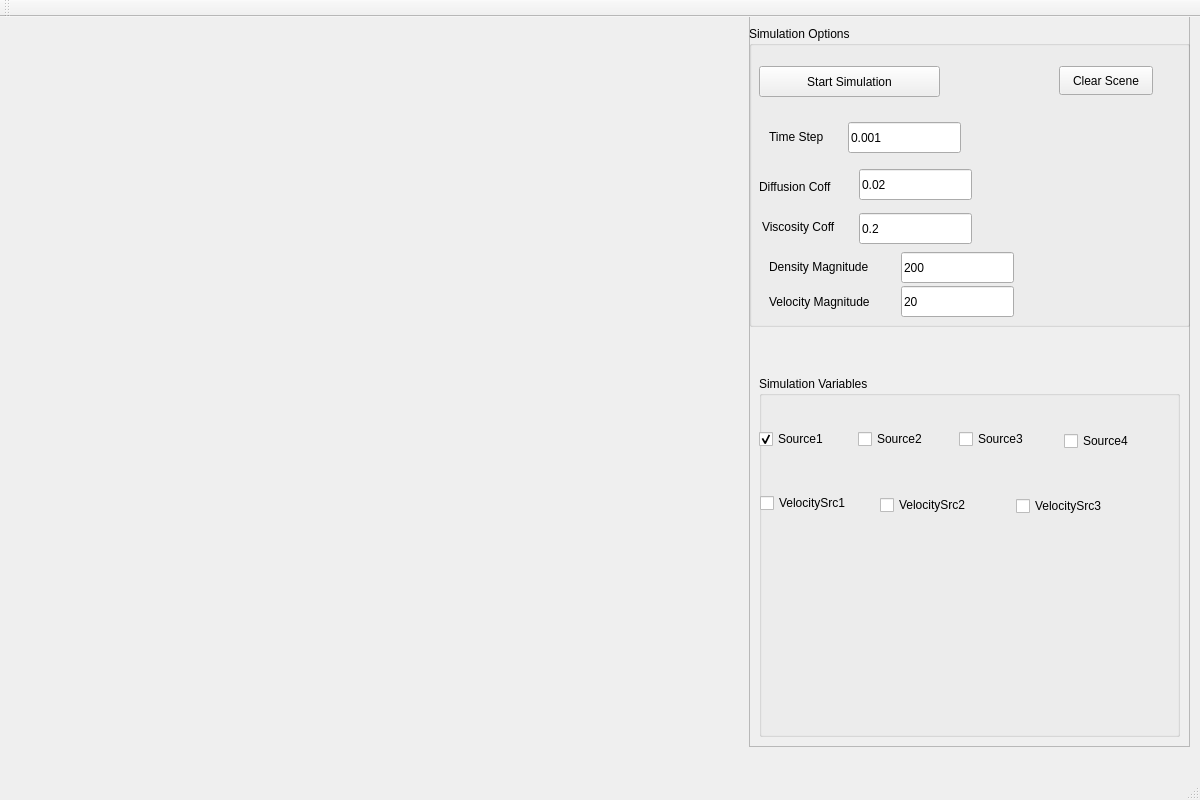
<?xml version="1.0" encoding="UTF-8"?>
<ui version="4.0">
 <class>MainWindow</class>
 <widget class="QMainWindow" name="MainWindow">
  <property name="geometry">
   <rect>
    <x>0</x>
    <y>0</y>
    <width>1200</width>
    <height>800</height>
   </rect>
  </property>
  <property name="windowTitle">
   <string>Fluid3d</string>
  </property>
  <widget class="QWidget" name="centralWidget">
   <widget class="GLPanel" name="GLWidget" native="true">
    <property name="geometry">
     <rect>
      <x>10</x>
      <y>0</y>
      <width>731</width>
      <height>731</height>
     </rect>
    </property>
    <property name="sizePolicy">
     <sizepolicy hsizetype="Fixed" vsizetype="Fixed">
      <horstretch>0</horstretch>
      <verstretch>0</verstretch>
     </sizepolicy>
    </property>
    <property name="focusPolicy">
     <enum>Qt::StrongFocus</enum>
    </property>
   </widget>
   <widget class="QFrame" name="parameterFrame">
    <property name="geometry">
     <rect>
      <x>749</x>
      <y>-1</y>
      <width>441</width>
      <height>731</height>
     </rect>
    </property>
    <property name="frameShape">
     <enum>QFrame::StyledPanel</enum>
    </property>
    <property name="frameShadow">
     <enum>QFrame::Raised</enum>
    </property>
    <widget class="QGroupBox" name="SimulationOptions">
     <property name="geometry">
      <rect>
       <x>0</x>
       <y>10</y>
       <width>441</width>
       <height>301</height>
      </rect>
     </property>
     <property name="title">
      <string>Simulation Options</string>
     </property>
     <widget class="QPushButton" name="Simulate">
      <property name="geometry">
       <rect>
        <x>10</x>
        <y>40</y>
        <width>181</width>
        <height>31</height>
       </rect>
      </property>
      <property name="text">
       <string>Start Simulation</string>
      </property>
     </widget>
     <widget class="QLabel" name="timeStep">
      <property name="geometry">
       <rect>
        <x>20</x>
        <y>100</y>
        <width>66</width>
        <height>21</height>
       </rect>
      </property>
      <property name="text">
       <string>Time Step</string>
      </property>
     </widget>
     <widget class="QLineEdit" name="timeStepEdit">
      <property name="geometry">
       <rect>
        <x>99</x>
        <y>96</y>
        <width>113</width>
        <height>31</height>
       </rect>
      </property>
      <property name="text">
       <string>0.001</string>
      </property>
     </widget>
     <widget class="QPushButton" name="clearScene">
      <property name="geometry">
       <rect>
        <x>310</x>
        <y>40</y>
        <width>94</width>
        <height>29</height>
       </rect>
      </property>
      <property name="text">
       <string>Clear Scene</string>
      </property>
     </widget>
     <widget class="QLabel" name="label">
      <property name="geometry">
       <rect>
        <x>10</x>
        <y>150</y>
        <width>101</width>
        <height>21</height>
       </rect>
      </property>
      <property name="text">
       <string>Diffusion Coff</string>
      </property>
     </widget>
     <widget class="QLineEdit" name="diffusionK">
      <property name="geometry">
       <rect>
        <x>110</x>
        <y>143</y>
        <width>113</width>
        <height>31</height>
       </rect>
      </property>
      <property name="text">
       <string>0.02</string>
      </property>
     </widget>
     <widget class="QLineEdit" name="viscosityK">
      <property name="geometry">
       <rect>
        <x>110</x>
        <y>187</y>
        <width>113</width>
        <height>31</height>
       </rect>
      </property>
      <property name="text">
       <string>0.2</string>
      </property>
     </widget>
     <widget class="QLabel" name="label_2">
      <property name="geometry">
       <rect>
        <x>13</x>
        <y>190</y>
        <width>91</width>
        <height>21</height>
       </rect>
      </property>
      <property name="text">
       <string>Viscosity Coff</string>
      </property>
     </widget>
     <widget class="QLabel" name="De">
      <property name="geometry">
       <rect>
        <x>20</x>
        <y>230</y>
        <width>131</width>
        <height>21</height>
       </rect>
      </property>
      <property name="text">
       <string>Density Magnitude</string>
      </property>
     </widget>
     <widget class="QLabel" name="label_4">
      <property name="geometry">
       <rect>
        <x>20</x>
        <y>265</y>
        <width>131</width>
        <height>21</height>
       </rect>
      </property>
      <property name="text">
       <string>Velocity Magnitude</string>
      </property>
     </widget>
     <widget class="QLineEdit" name="densityMag">
      <property name="geometry">
       <rect>
        <x>152</x>
        <y>226</y>
        <width>113</width>
        <height>31</height>
       </rect>
      </property>
      <property name="text">
       <string>200</string>
      </property>
     </widget>
     <widget class="QLineEdit" name="velocityMag">
      <property name="geometry">
       <rect>
        <x>152</x>
        <y>260</y>
        <width>113</width>
        <height>31</height>
       </rect>
      </property>
      <property name="text">
       <string>20</string>
      </property>
     </widget>
    </widget>
    <widget class="QGroupBox" name="SimulationVar">
     <property name="geometry">
      <rect>
       <x>10</x>
       <y>360</y>
       <width>421</width>
       <height>361</height>
      </rect>
     </property>
     <property name="title">
      <string>Simulation Variables</string>
     </property>
     <property name="checkable">
      <bool>false</bool>
     </property>
     <widget class="QCheckBox" name="source1">
      <property name="geometry">
       <rect>
        <x>0</x>
        <y>50</y>
        <width>95</width>
        <height>26</height>
       </rect>
      </property>
      <property name="acceptDrops">
       <bool>false</bool>
      </property>
      <property name="text">
       <string>Source1</string>
      </property>
      <property name="checked">
       <bool>true</bool>
      </property>
     </widget>
     <widget class="QCheckBox" name="source2">
      <property name="geometry">
       <rect>
        <x>99</x>
        <y>50</y>
        <width>95</width>
        <height>26</height>
       </rect>
      </property>
      <property name="text">
       <string>Source2</string>
      </property>
     </widget>
     <widget class="QCheckBox" name="source3">
      <property name="geometry">
       <rect>
        <x>200</x>
        <y>50</y>
        <width>95</width>
        <height>26</height>
       </rect>
      </property>
      <property name="text">
       <string>Source3</string>
      </property>
     </widget>
     <widget class="QCheckBox" name="source4">
      <property name="geometry">
       <rect>
        <x>305</x>
        <y>52</y>
        <width>95</width>
        <height>26</height>
       </rect>
      </property>
      <property name="text">
       <string>Source4</string>
      </property>
     </widget>
     <widget class="QCheckBox" name="velSrc1">
      <property name="geometry">
       <rect>
        <x>1</x>
        <y>114</y>
        <width>111</width>
        <height>26</height>
       </rect>
      </property>
      <property name="text">
       <string>VelocitySrc1</string>
      </property>
      <property name="checked">
       <bool>false</bool>
      </property>
     </widget>
     <widget class="QCheckBox" name="velSrc2">
      <property name="geometry">
       <rect>
        <x>121</x>
        <y>116</y>
        <width>111</width>
        <height>26</height>
       </rect>
      </property>
      <property name="text">
       <string>VelocitySrc2</string>
      </property>
     </widget>
     <widget class="QCheckBox" name="velSrc3">
      <property name="geometry">
       <rect>
        <x>257</x>
        <y>117</y>
        <width>111</width>
        <height>26</height>
       </rect>
      </property>
      <property name="text">
       <string>VelocitySrc3</string>
      </property>
     </widget>
    </widget>
   </widget>
  </widget>
  <widget class="QToolBar" name="mainToolBar">
   <attribute name="toolBarArea">
    <enum>TopToolBarArea</enum>
   </attribute>
   <attribute name="toolBarBreak">
    <bool>false</bool>
   </attribute>
  </widget>
  <widget class="QStatusBar" name="statusBar"/>
  <action name="actionExit">
   <property name="text">
    <string>Exit</string>
   </property>
  </action>
  <action name="actionReset">
   <property name="text">
    <string>Clear Scene</string>
   </property>
  </action>
  <action name="actionReset_Everything">
   <property name="text">
    <string>Reset Everything</string>
   </property>
  </action>
 </widget>
 <layoutdefault spacing="6" margin="11"/>
 <customwidgets>
  <customwidget>
   <class>GLPanel</class>
   <extends>QWidget</extends>
   <header>glpanel.h</header>
   <container>1</container>
  </customwidget>
 </customwidgets>
 <resources/>
 <connections/>
</ui>
